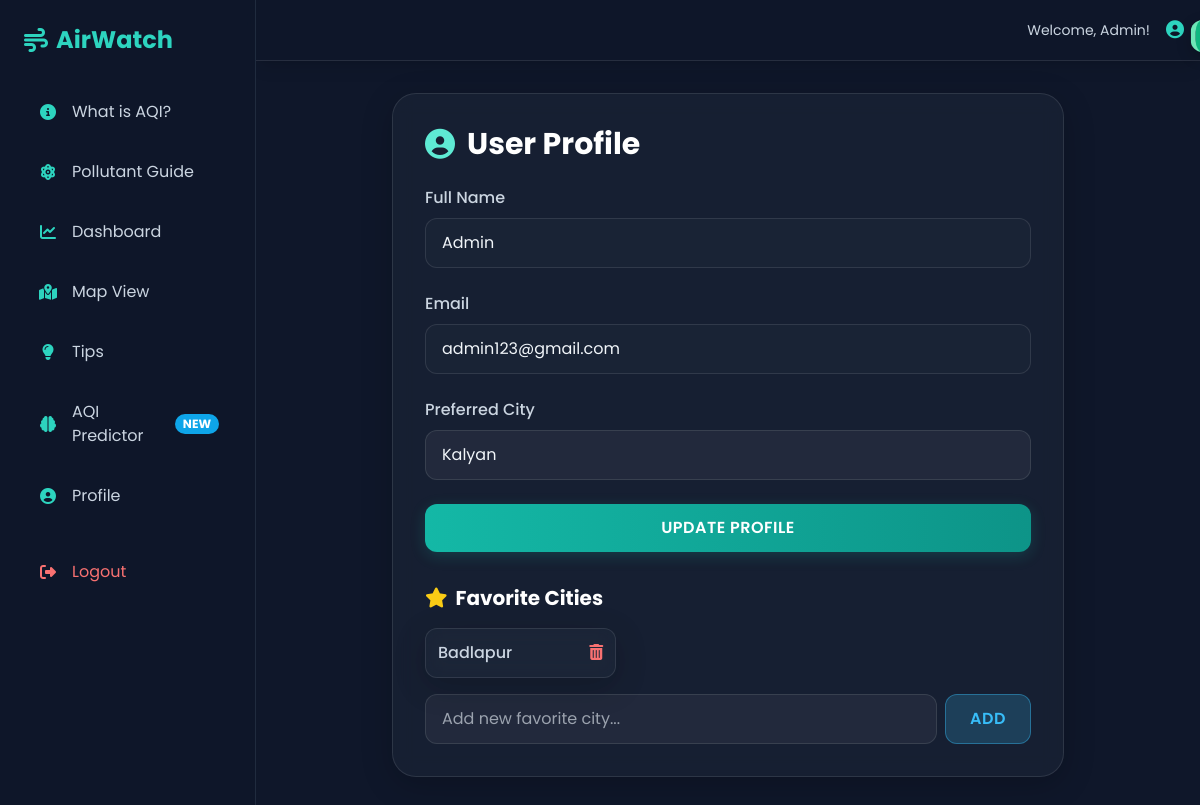
The app's page /profile (signed in), older data.
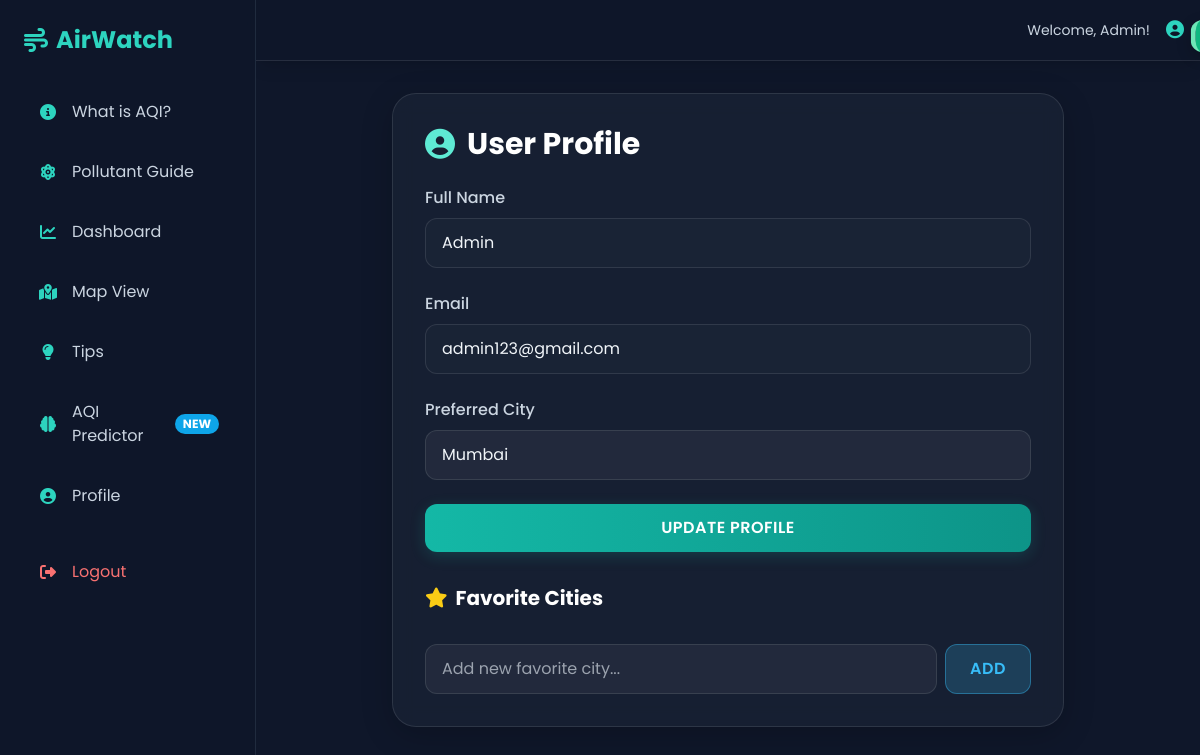
The same page, newer data.
### models.py (models this page shows, shortened)
class User(db.Model):
    id = db.Column(db.Integer, primary_key=True)
    full_name = db.Column(db.String(100), nullable=False)
    email = db.Column(db.String(120), unique=True, nullable=False)
    password_hash = db.Column(db.String(128), nullable=False)
    preferred_city = db.Column(db.String(50), default='Delhi')

class Favorite(db.Model):
    id = db.Column(db.Integer, primary_key=True)
    user_id = db.Column(db.Integer, db.ForeignKey('user.id'), nullable=False)
    city = db.Column(db.String(50), nullable=False)

### routes/main.py (the view, shortened to what this page needs)
@main_bp.route('/profile', methods=['GET', 'POST'])
def profile():
    if 'user_id' not in session:
        return redirect(url_for('auth.login'))
    user = db.session.get(User, session['user_id'])
    if not user:
        return redirect(url_for('auth.logout'))
    favorites = Favorite.query.filter_by(user_id=user.id).all()
    return render_template('profile.html', user=user, favorites=[f.city for f in favorites])

### templates/profile.html (shortened to what this page needs)
{% extends "base.html" %}
{% block content %}
<div class="animate-fade-in max-w-2xl mx-auto">
    <div class="glass-card p-8">
        <h1 class="text-3xl font-bold mb-6 text-white flex items-center gap-3"><i class="fas fa-user-circle text-teal-300"></i>User Profile</h1>
        <form method="POST" action="{{ url_for('main.profile') }}" class="space-y-6 mb-8">
            <div>
                <label class="block text-slate-300 font-medium mb-2">Full Name</label>
                <input type="text" value="{{ user.full_name }}" readonly class="form-input bg-slate-800/50 cursor-not-allowed">
            </div>
            <div>
                <label class="block text-slate-300 font-medium mb-2">Email</label>
                <input type="email" value="{{ user.email }}" readonly class="form-input bg-slate-800/50 cursor-not-allowed">
            </div>
            <div>
                <label class="block text-slate-300 font-medium mb-2">Preferred City</label>
                <input type="text" name="preferred_city" value="{{ user.preferred_city }}" class="form-input">
            </div>
            <button type="submit" class="w-full btn btn-primary py-3">Update Profile</button>
        </form>
        <h3 class="text-xl font-bold mb-4 text-white flex items-center gap-2"><i class="fas fa-star text-yellow-400"></i>Favorite Cities</h3>
        <div id="favorites-grid" class="grid grid-cols-2 md:grid-cols-3 gap-4 mb-4">
            {% for fav in favorites %}
            <div id="fav-{{ fav }}" class="glass-card p-3 rounded-xl flex items-center justify-between bg-slate-800/50">
                <span class="font-medium text-slate-300">{{ fav }}</span>
                <button onclick="removeFavorite('{{ fav }}')" class="text-red-400 hover:text-red-300 transition-colors"><i class="fas fa-trash-alt"></i></button>
            </div>
            {% endfor %}
        </div>
        <div class="flex items-center gap-2 mt-4">
            <input type="text" id="newFavoriteInput" placeholder="Add new favorite city..." class="form-input">
            <button onclick="addFavorite()" class="btn btn-secondary">Add</button>
        </div>
    </div>
</div>
{% endblock %}

### templates/base.html (shortened to what this page needs)
<!DOCTYPE html>
<html lang="en">
<head>
    <script src="https://cdn.tailwindcss.com"></script>
    <link rel="stylesheet" href="https://unpkg.com/leaflet@1.9.4/dist/leaflet.css" />
    <link rel="stylesheet" href="https://cdnjs.cloudflare.com/ajax/libs/font-awesome/6.4.0/css/all.min.css">
    <link rel="stylesheet" href="{{ url_for('static', filename='css/styles.css') }}">
</head>
<body class="min-h-screen">
    <div id="toast" class="toast"></div>
    {% if session.user_id %}
    <aside class="fixed left-0 top-0 h-full w-64 bg-slate-900/70 backdrop-blur-lg border-r border-slate-700/50 z-40 transform -translate-x-full lg:translate-x-0 transition-transform duration-300 ease-in-out" aria-label="Sidebar">
        <div class="p-6">
            <a href="{{ url_for('main.dashboard') }}" class="text-2xl font-bold mb-8 text-teal-400 flex items-center gap-2"><i class="fas fa-wind"></i>AirWatch</a>
            <ul class="space-y-3 mt-8">
                <li><a href="{{ url_for('main.about_aqi') }}" class="flex items-center p-3 rounded-lg text-slate-300 hover:bg-teal-500/20 hover:text-white transition-colors duration-200"><i class="fas fa-info-circle w-6 text-center mr-3 text-teal-400"></i>What is AQI?</a></li>
                <li><a href="{{ url_for('main.pollutant_guide') }}" class="flex items-center p-3 rounded-lg text-slate-300 hover:bg-teal-500/20 hover:text-white"><i class="fas fa-atom w-6 text-center mr-3 text-teal-400"></i>Pollutant Guide</a></li>
                <li><a href="{{ url_for('main.dashboard') }}" class="flex items-center p-3 rounded-lg text-slate-300 hover:bg-teal-500/20 hover:text-white transition-colors duration-200"><i class="fas fa-chart-line w-6 text-center mr-3 text-teal-400"></i>Dashboard</a></li>
                <li><a href="{{ url_for('main.map_view') }}" class="flex items-center p-3 rounded-lg text-slate-300 hover:bg-teal-500/20 hover:text-white transition-colors duration-200"><i class="fas fa-map-marked-alt w-6 text-center mr-3 text-teal-400"></i>Map View</a></li>
                <li><a href="{{ url_for('main.tips') }}" class="flex items-center p-3 rounded-lg text-slate-300 hover:bg-teal-500/20 hover:text-white transition-colors duration-200"><i class="fas fa-lightbulb w-6 text-center mr-3 text-teal-400"></i>Tips</a></li>
                <li>
                    <a href="{{ url_for('main.predictor') }}" class="flex items-center justify-between p-3 rounded-lg text-slate-300 hover:bg-teal-500/20 hover:text-white transition-colors duration-200">
                        <span class="flex items-center">
                            <i class="fas fa-brain w-6 text-center mr-3 text-teal-400"></i>AQI Predictor
                        </span>
                        <span class="text-xs bg-sky-500 text-white font-bold px-2 py-0.5 rounded-full">NEW</span>
                    </a>
                </li>
                <li><a href="{{ url_for('main.profile') }}" class="flex items-center p-3 rounded-lg text-slate-300 hover:bg-teal-500/20 hover:text-white transition-colors duration-200"><i class="fas fa-user-circle w-6 text-center mr-3 text-teal-400"></i>Profile</a></li>
                <li class="pt-4"><a href="{{ url_for('auth.logout') }}" class="flex items-center p-3 rounded-lg text-red-400 hover:bg-red-500/20 hover:text-red-300 transition-colors duration-200"><i class="fas fa-sign-out-alt w-6 text-center mr-3"></i>Logout</a></li>
            </ul>
        </div>
    </aside>
    <div class="lg:ml-64 transition-all duration-300">
    {% endif %}
    <nav class="sticky top-0 bg-slate-900/70 backdrop-blur-lg p-4 flex justify-between items-center shadow-lg border-b border-white/10 z-30">
        <div class="flex items-center space-x-4">
            {% if not session.user_id %}
                <a href="{{ url_for('auth.login') }}" class="btn btn-secondary">Login</a>
                <a href="{{ url_for('auth.signup') }}" class="btn btn-primary">Sign Up</a>
            {% else %}
                <span class="text-slate-300 text-sm hidden md:block">Welcome, {{ session.full_name }}!</span>
                <a href="{{ url_for('main.profile') }}" class="text-teal-400 hover:text-teal-300 text-lg"><i class="fas fa-user-circle"></i></a>
            {% endif %}
        </div>
    </nav>
    <main class="p-4 md:p-6 lg:p-8">
        {% block content %}{% endblock %}
    </main>
    {% if session.user_id %}</div>{% endif %}
</body>
</html>

### static/css/styles.css (style rules this page uses)
body { font-family: 'Poppins', sans-serif; background: #0f172a; color: #e2e8f0; -webkit-font-smoothing: antialiased; -moz-osx-font-smoothing: grayscale; }
.glass-card { background: rgba(30, 41, 59, 0.5); backdrop-filter: blur(10px); border-radius: 1.5rem; border: 1px solid rgba(255, 255, 255, 0.1); box-shadow: 0 8px 32px 0 rgba(0, 0, 0, 0.2); transition: transform 0.3s ease, box-shadow 0.3s ease; overflow: visible; }
.btn { padding: 0.75rem 1.5rem; border-radius: 0.75rem; font-weight: 600; text-transform: uppercase; letter-spacing: 0.5px; transition: all 0.3s ease; border: none; cursor: pointer; display: inline-flex; align-items: center; justify-content: center; gap: 0.5rem; }
.btn-primary { background: linear-gradient(90deg, #14b8a6, #0d9488); color: white; box-shadow: 0 4px 15px rgba(20, 184, 166, 0.2); }
.btn-secondary { background: rgba(56, 189, 248, 0.2); color: #38bdf8; border: 1px solid rgba(56, 189, 248, 0.4); }
.form-input { width: 100%; padding: 0.75rem 1rem; border-radius: 0.75rem; background: rgba(255, 255, 255, 0.05); border: 1px solid rgba(255, 255, 255, 0.1); color: #f1f5f9; transition: border-color 0.3s ease, box-shadow 0.3s ease; line-height: 1.5; }
.animate-fade-in { animation: fadeIn 0.8s ease-in-out; }
.toast { position: fixed; top: 20px; right: 20px; padding: 1rem 1.5rem; border-radius: 0.75rem; color: white; z-index: 1000; box-shadow: 0 5px 15px rgba(0,0,0,0.2); transform: translateX(120%); transition: transform 0.5s cubic-bezier(0.68, -0.55, 0.27, 1.55); background: linear-gradient(90deg, #10b981, #059669); border-left: 5px solid #6ee7b7; }
.glass-card, #health-summary-card { overflow: visible !important; z-index: auto !important; }

Row changes from the older to the newer data that the page shows:
removed Favorite: city "Badlapur"
changed User "Admin": preferred_city "Kalyan" → "Mumbai"
